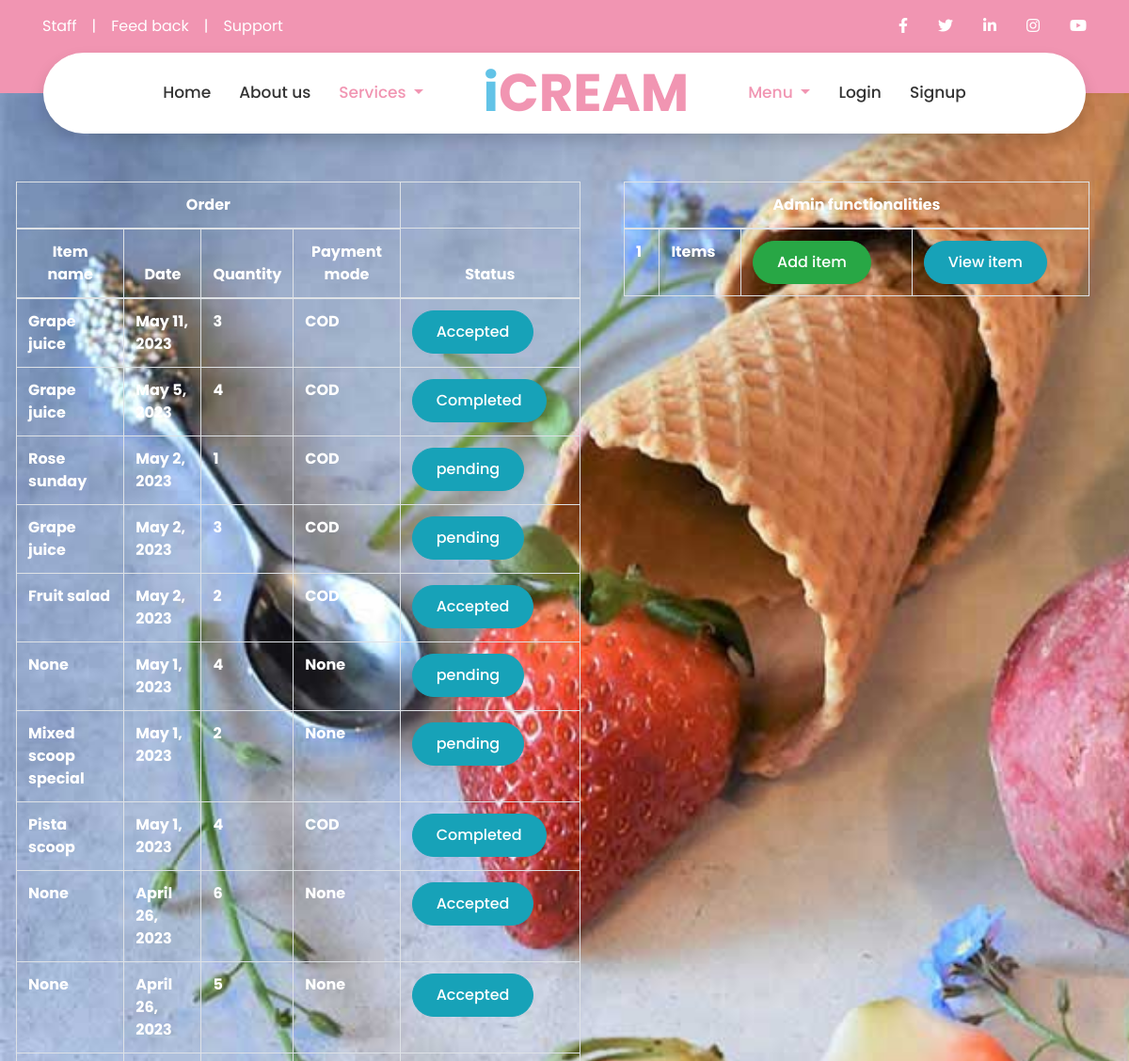
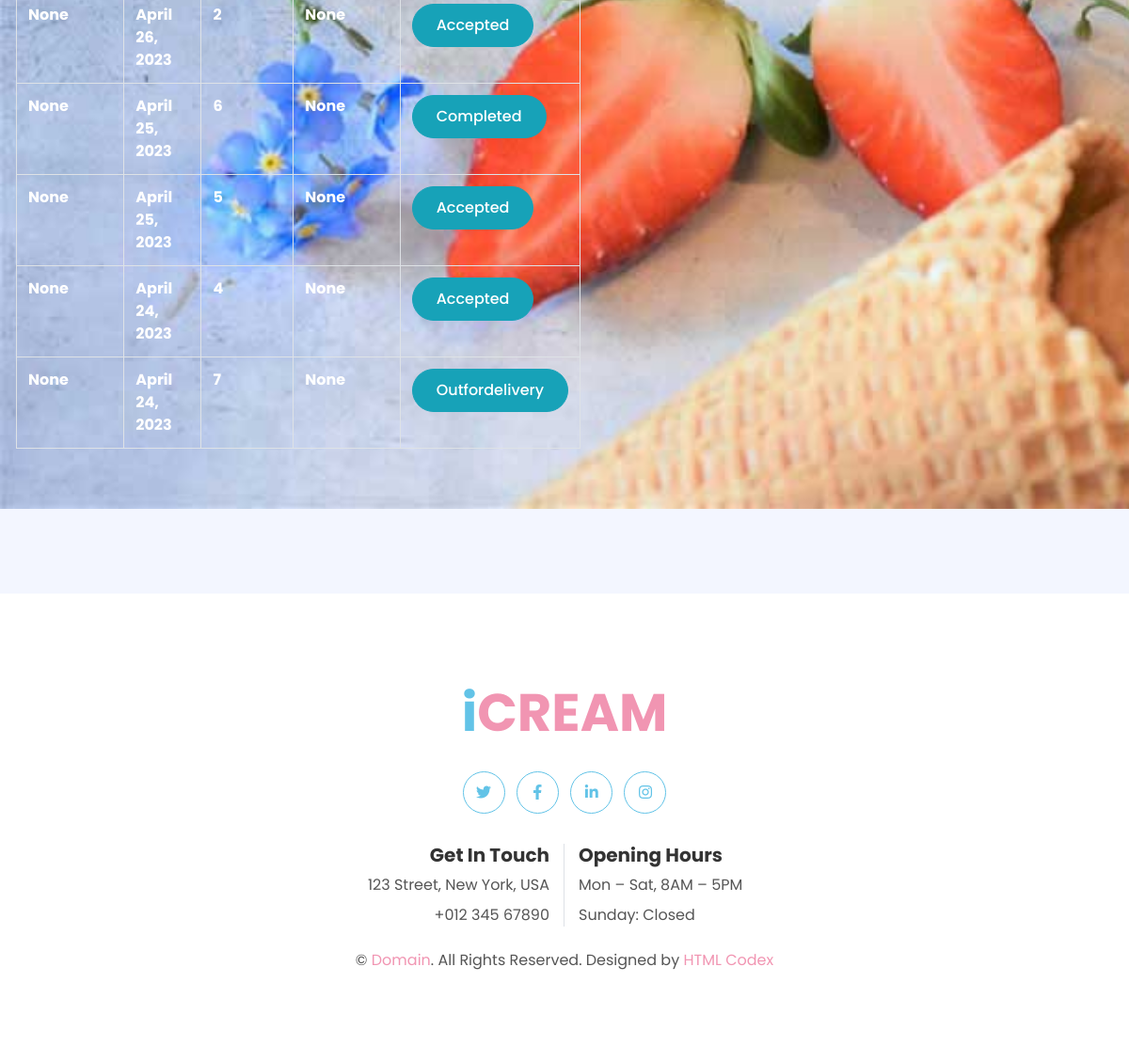
Page /staffprofile on the committed database (2 pictures, top to bottom).
### myapp/models.py (models this page shows)
class Order(models.Model):
    user=models.ForeignKey(UserData,on_delete=models.CASCADE)
    item=models.ForeignKey(Items,on_delete=models.CASCADE)
    item_name=models.TextField(null=True,verbose_name='Item name')
    quantity=models.IntegerField(blank=False,verbose_name='Quantity')
    token=models.IntegerField(null=True,verbose_name='Token')
    order_date=models.DateField(auto_now_add=True)
    order_id=models.CharField(max_length=200,null=True,verbose_name='Order id')
    payment_mode=models.CharField(max_length=200,null=True,verbose_name='Payment mode')
    payment_id=models.CharField(max_length=200,null=True,verbose_name='Payment id')
    order_status=(
        ('pending','pending'),
        ('accepted','accepted'),
        ('out for delivery','out for delivery'),
        ('completed','completed')
    )
    status=models.CharField(max_length=150,choices=order_status,default='pending',verbose_name='Order status')
    total_price=models.FloatField(null=False,verbose_name='Total price')

### myapp/views.py (the view)
# urls.py: path('staffprofile',views.staffprofile,name='staffprofile'),
def staffprofile(request):
    orders=Order.objects.all().order_by('-order_date')
    return render(request,'staffprofile.html',{'orders':orders})

### myapp/templates/staffprofile.html
{% extends 'base.html' %}
{% load static %}
{% block content %}
<div class="container-fluid p-0  mb-5 pb-5 bgimage ">
    <div id="header-carousel">
        <div >
            <div class="row d-flex flex-column ">
              <div class="row">
                <div class="col-lg-6 mr-3 ml-3 mt-5">
                <table class="table table-bordered mt-5  ml-3 text-white font-weight-bold ">
                    <thead>
                      <tr>
                        <th scope="col" class="text-center"  colspan="4">Order</th>
                      </tr>
                      <tr>
                        <th class="text-center" >Item name</th>
                        <th class="text-center" >Date</th>
                        <th class="text-center" >Quantity</th>
                        <th class="text-center" >Payment mode</th>
                        <th class="text-center" >Status</th>
                      </tr>
                    </thead>
                    <tbody>
                      {% for i in orders %}
                      <tr>
                        <td>{{i.item_name}}</td>
                        <td>{{i.order_date}}</td>
                        <td>{{i.quantity}}</td>
                        <td>{{i.payment_mode}}</td>
                        <td><a href="changestatus/{{i.id}}" class="btn btn-info">{{i.status}}</a></td>
                      </tr>
                      {% endfor %}
                    </tbody>
                  </table>
                </div>
                <div class="col-lg-5 mt-5">
                  <table class="table table-bordered mt-5  ml-3 text-white font-weight-bold ">
                      <thead>
                        <tr>
                          <th scope="col" class="text-center"  colspan="4">Admin functionalities</th>
                        </tr>
                      </thead>
                      <tbody>
                        <tr>
                          <th scope="row">1</th>
                          <td>Items</td>
                          <td><a href="additem" class="btn btn-success ">Add item</a></td>
                          <td><a href="viewitem" class="btn btn-info">View item</a></td>
                        </tr>
                      </tbody>
                    </table>
                  </div>
                </div>
            </div>
        </div>
    </div>
</div>
{% endblock %}

### myapp/static/css/custom.css (style rules this page uses)
.bgimage { background-image: url('../img/carousel-1.jpg'); width: 100%; height: max-content; background-size: cover; background-repeat: no-repeat; }
td, th,table { border-width: 10px solid white; }

### rows in the picture
Order: item_name "Grape juice", order_date "May 11, 2023", quantity "3", payment_mode "COD", status "Accepted"
Order: item_name "Grape juice", order_date "May 5, 2023", quantity "4", payment_mode "COD", status "Completed"
Order: item_name "Rose sunday", order_date "May 2, 2023", quantity "1", payment_mode "COD", status "pending"
Order: item_name "Grape juice", order_date "May 2, 2023", quantity "3", payment_mode "COD", status "pending"
Order: item_name "Fruit salad", order_date "May 2, 2023", quantity "2", payment_mode "COD", status "Accepted"
Order: item_name "None", order_date "May 1, 2023", quantity "4", payment_mode "None", status "pending"
Order: item_name "Mixed scoop special", order_date "May 1, 2023", quantity "2", payment_mode "None", status "pending"
Order: item_name "Pista scoop", order_date "May 1, 2023", quantity "4", payment_mode "COD", status "Completed"
Order: item_name "None", order_date "April 26, 2023", quantity "6", payment_mode "None", status "Accepted"
Order: item_name "None", order_date "April 26, 2023", quantity "5", payment_mode "None", status "Accepted"
Order: item_name "None", order_date "April 26, 2023", quantity "2", payment_mode "None", status "Accepted"
Order: item_name "None", order_date "April 25, 2023", quantity "6", payment_mode "None", status "Completed"
Order: item_name "None", order_date "April 25, 2023", quantity "5", payment_mode "None", status "Accepted"
Order: item_name "None", order_date "April 24, 2023", quantity "4", payment_mode "None", status "Accepted"
Order: item_name "None", order_date "April 24, 2023", quantity "7", payment_mode "None", status "Outfordelivery"
